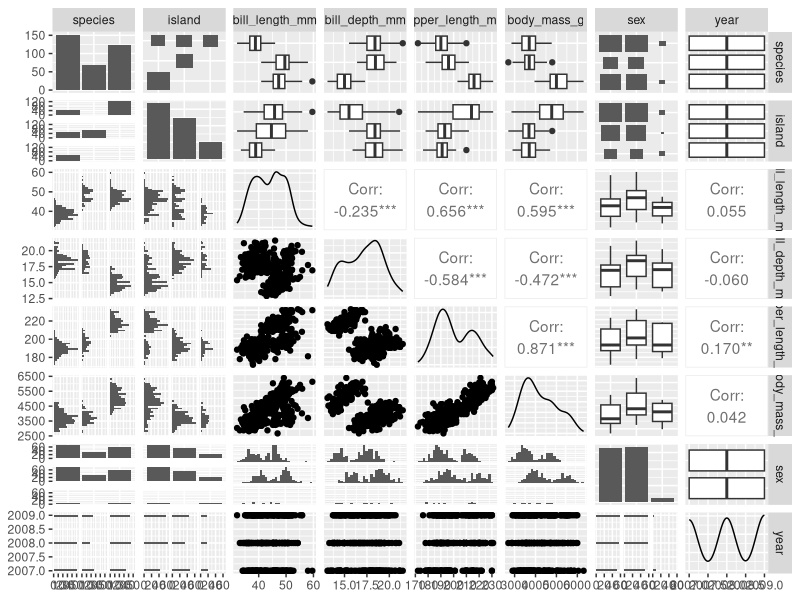
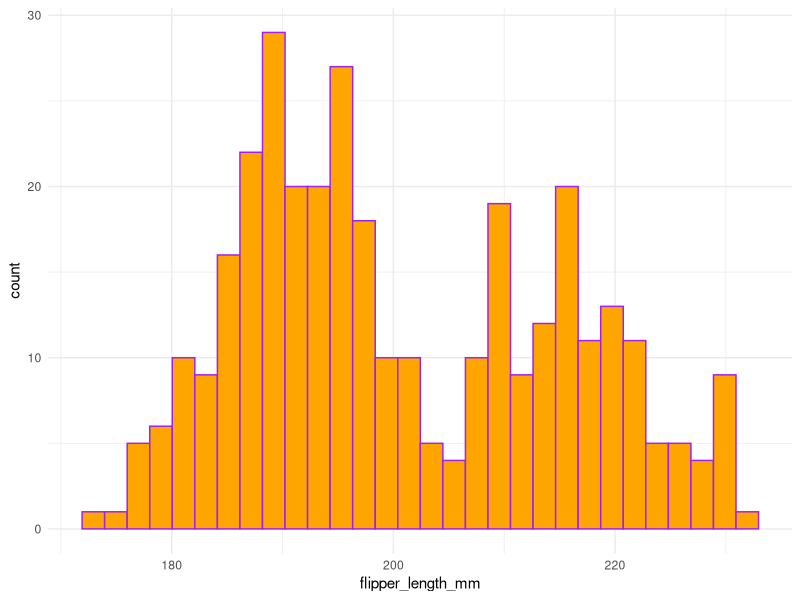
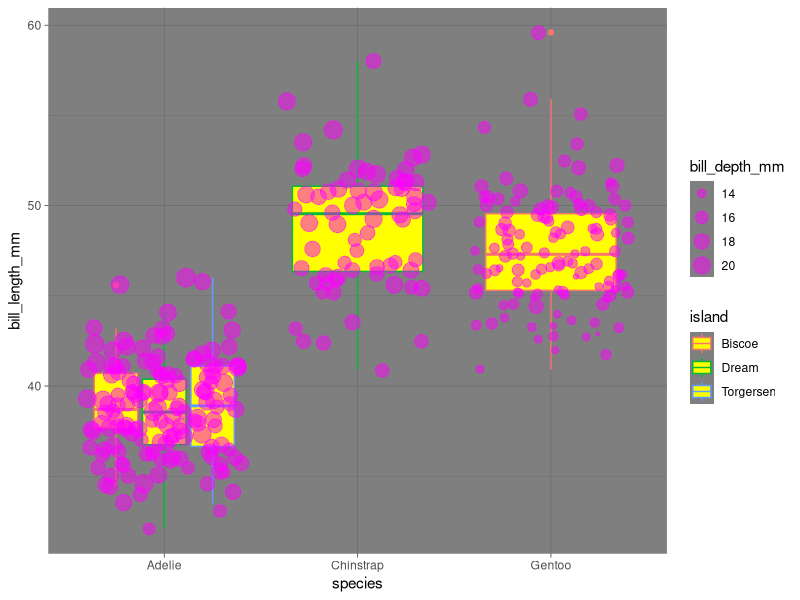

Recreate these plots in R, in order.
## ---- chunk 1
library(GGally)
library(skimr)
library(palmerpenguins)
library(tidyverse)
## ---- chunk 2
names(penguins)

dim(penguins)

head(penguins)

tail(penguins)

summary(penguins)
## ---- chunk 3
# great for initial, rough data exploration
# skimr::skim() tells us that the skim function is specifically from skimr package
skim(penguins)
## ---- chunk 4
ggpairs(penguins)
# look at palmerpenguins website for more refined version
## ---- chunk 5
# changing something based on a constant, outside aes
# changing something based on a variable, inside aes()
ggplot(data = penguins, aes(x = flipper_length_mm)) + geom_histogram(fill = "orange", color = "purple") + theme_minimal()
## ---- chunk 6
# Boxplot
ggplot(data = penguins, aes(x = species, y = bill_length_mm)) + geom_boxplot(fill = "yellow", aes(color = island)) + 
  geom_jitter(color = "magenta", aes(size = bill_depth_mm), alpha = 0.5) +
  theme_dark()
